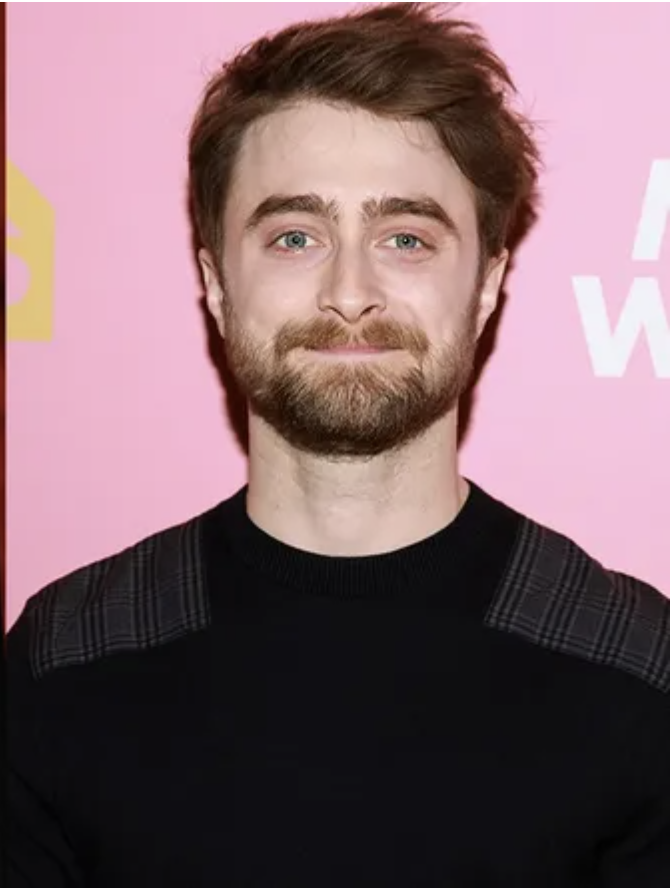
#> input picture task12/test.png, 672 x 888 px; its folder holds 8 pictures in this run
$ python haar.py
#> lines starting #> are read from the running program, lines starting #| are printed output that depends on the picture; after the words box and inside, x2 and y2 are one past the last pixel; in counts of white or black regions, pixels touching at a corner belong together
import cv2


def fit(image_path):
    image = cv2.imread(image_path)
    gray = cv2.cvtColor(image, cv2.IMREAD_GRAYSCALE)
    face_cascade = cv2.CascadeClassifier(
        cv2.data.haarcascades + "haarcascade_frontalface_default.xml")
    eye_cascade = cv2.CascadeClassifier(
        cv2.data.haarcascades + 'haarcascade_eye.xml')
    cv2.imwrite('result.jpg', image)
    faces = face_cascade.detectMultiScale(
        gray.copy(),
        scaleFactor=1.15,
        minNeighbors=3,
        minSize=(30, 30),
    )
    return faces, eye_cascade, image, gray


def save(faces, eye_cascade, file_name, image, gray):
    for index, (x, y, w, h) in enumerate(faces):
        image_gray = gray[y:y + h, x:x + w]
        eyes = eye_cascade.detectMultiScale(image_gray)
        if len(eyes) > 0:
            # Глаза есть, отмечаем зеленым
            cv2.rectangle(image, (x, y), (x + w, y + h), (0, 255, 0), 2)
        else:
            # Нет глаз у лица, отметим другим цветом (Тёмно-зелёный)
            cv2.rectangle(image, (x, y), (x + w, y + h), (0, 100, 0), 2)

    cv2.imwrite(f'result_{file_name}.png', image)


def main():
    for file_name in ['test.png', 'test1.png', 'test2.png', 'test3.png']:
        faces, eye_cascade, image, gray = fit(file_name)
#> in fit, image is the input picture: shape (888, 672, 3); mean B, G, R 108.6, 103.2, 129.8
#> in fit, `faces = face_cascade.detectMultiScale( gray.copy(), scaleFactor=1.15, ..`: faces = [[184, 101, 333, 333]]
#> faces = [[184, 101, 333, 333]]
        save(faces, eye_cascade, file_name, image, gray)
#> the loop in save, `for index, (x, y, w, h) in enumerate(faces):` made 1 pass
#> (x, y, w, h, eyes) on pass 1: (184, 101, 333, 333, [[191, 113, 58, 58], [75, 108, 63, 63]])
#> pass 1, in save, `image_gray = gray[y:y + h, x:x + w]`:
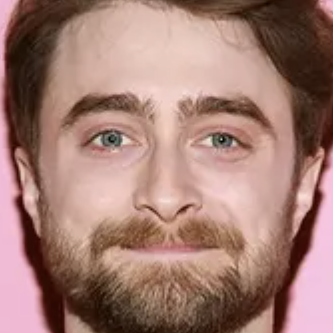
#> image_gray: shape (333, 333, 4); mean B, G, R, A 114.8, 124.3, 161.9, 255
#> after the loop in save, `for index, (x, y, w, h) in enumerate(faces):`:
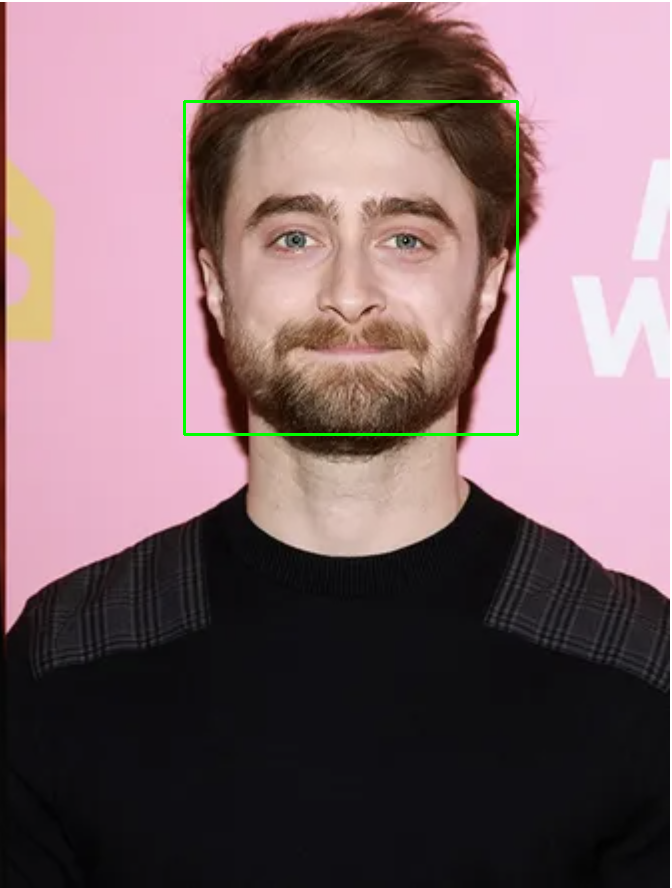
#> image: shape (888, 672, 3); 0.67% of pixels changed, all inside (x1, y1, x2, y2) = (183, 100, 519, 436)
#> pass 2 of the loop in main, `for file_name in ['test.png', 'test1.png', 'test2.png', 'test3.png']:`:
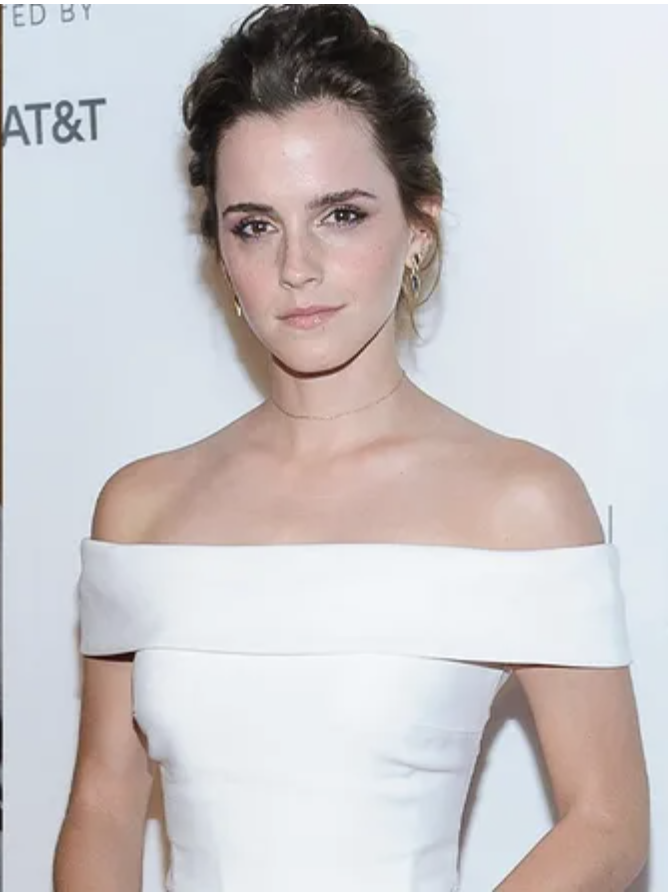
#> input picture task12/test1.png, 668 x 894 px
#> in fit, image is the input picture: shape (894, 668, 3); mean B, G, R 200.7, 199.3, 203.5
#> gray: shape (894, 668, 4)
#> in fit (call 2), `faces = face_cascade.detectMultiScale( gray.copy(), scaleFactor=1.15, ..`: faces = [[168, 119, 263, 263]]
#> the loop in save (call 2), `for index, (x, y, w, h) in enumerate(faces):` made 1 pass
#> (x, y, w, h, eyes) on pass 1: (168, 119, 263, 263, [[58, 84, 50, 50], [110, 156, 21, 21], [146, 68, 55, 55]])
#> pass 1, in save (call 2), `image_gray = gray[y:y + h, x:x + w]`:
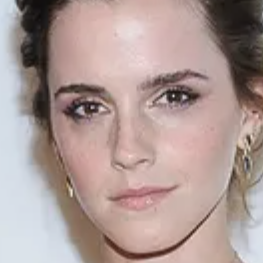
#> image_gray: shape (263, 263, 4); mean B, G, R, A 149.6, 153.5, 173.2, 255
#> after the loop in save (call 2), `for index, (x, y, w, h) in enumerate(faces):`:
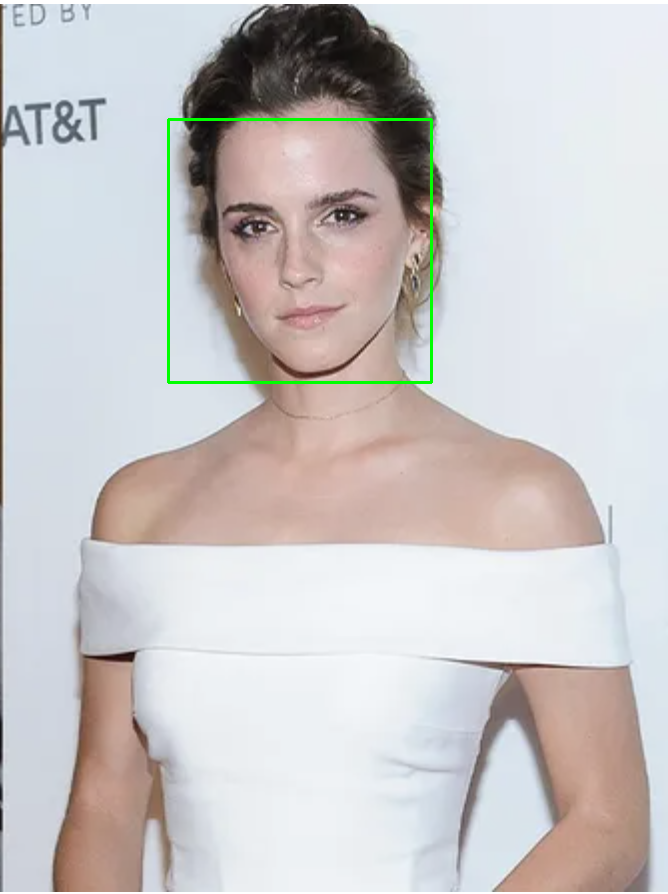
#> image: shape (894, 668, 3); 0.53% of pixels changed, all inside (x1, y1, x2, y2) = (167, 118, 433, 384)
#> pass 3 of the loop in main, `for file_name in ['test.png', 'test1.png', 'test2.png', 'test3.png']:`:
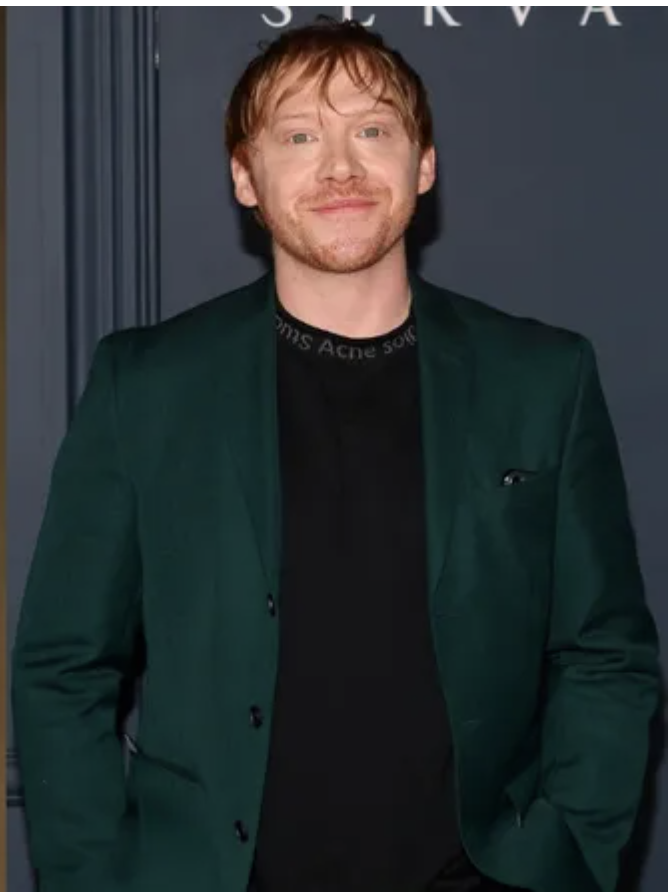
#> input picture task12/test2.png, 668 x 894 px
#> in fit, image is the input picture: shape (894, 668, 3); mean B, G, R 53.1, 51.3, 44.9
#> in fit (call 3), `faces = face_cascade.detectMultiScale( gray.copy(), scaleFactor=1.15, ..`: faces = [[238, 61, 196, 196]]
#> the loop in save (call 3), `for index, (x, y, w, h) in enumerate(faces):` made 1 pass
#> (x, y, w, h, eyes) on pass 1: (238, 61, 196, 196, [[115, 53, 37, 37], [41, 59, 35, 35]])
#> pass 1, in save (call 3), `image_gray = gray[y:y + h, x:x + w]`:
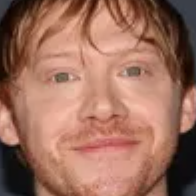
#> image_gray: shape (196, 196, 4); mean B, G, R, A 92.9, 110.3, 157.2, 255
#> after the loop in save (call 3), `for index, (x, y, w, h) in enumerate(faces):`:
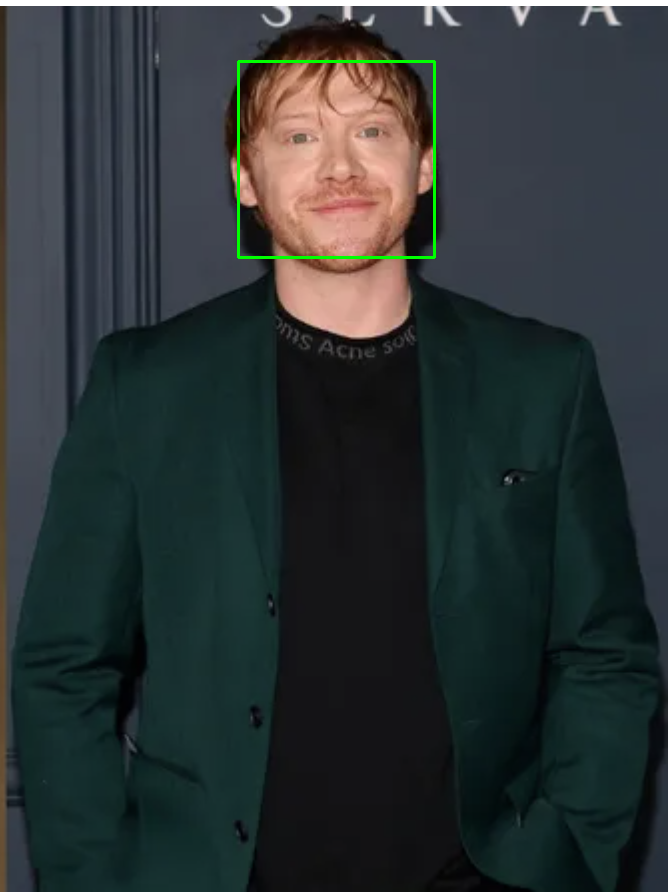
#> image: shape (894, 668, 3); 0.39% of pixels changed, all inside (x1, y1, x2, y2) = (237, 60, 436, 259)
#> the loop made 4 passes; the first 3 are shown


if __name__ == '__main__':
    main()
